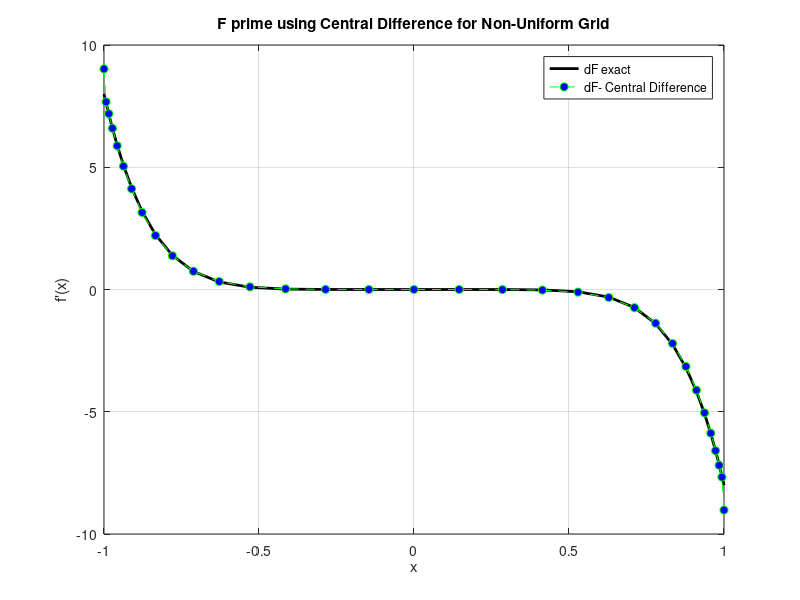

The MATLAB script that drew this image:
clc; clear; close all;

% Given parameters
a = 0.98;   % Grid parameter
N = 32;     % Number of grid points

% Define ξ_j values
j = 0:N;
xi = -1 + (2 * j) / N;  % ξ_j = -1 + 2j/N

% Compute the non-uniform grid x_j
x = (1/a) * tanh(xi * atanh(a));

% Define function f(x) and its exact derivative
f = 1 - x.^8;  % f(x) = 1 - x^8
df_exact = -8 * x.^7;  % Analytical derivative f'(x)

% Compute df/dξ using central difference
df_dxi = zeros(1, N+1);  % Initialize df/dξ array

for j = 2:N
    dxi_j = xi(j) - xi(j-1);    % Δξ_j = ξ_j - ξ_(j-1)
    dxi_j1 = xi(j+1) - xi(j);   % Δξ_(j+1) = ξ_(j+1) - ξ_j
    df_dxi(j) = (f(j+1) - f(j-1)) / (dxi_j1 + dxi_j);
end

% Use forward and backward difference at boundaries
df_dxi(1) = (f(2) - f(1)) / (xi(2) - xi(1));
df_dxi(N+1) = (f(N+1) - f(N)) / (xi(N+1) - xi(N));

% Compute dξ/dx
dxi_dx = (a / atanh(a)) * cosh(xi * atanh(a)).^2;

% Compute final derivative f'(x)
df_num = df_dxi .* dxi_dx;

% Plot results
figure;
plot(x, df_exact, 'k-', 'LineWidth', 2); hold on;
plot(x, df_num, 'go--', 'MarkerFaceColor', 'b');
xlabel('x'); ylabel("f'(x)");
legend('dF exact', 'dF- Central Difference');
title('F prime using Central Difference for Non-Uniform Grid');
grid on;